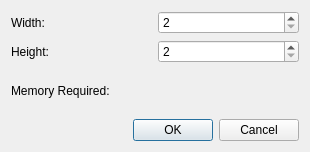
<?xml version="1.0" encoding="UTF-8"?>
<ui version="4.0">
 <class>NewDialog</class>
 <widget class="QDialog" name="NewDialog">
  <property name="geometry">
   <rect>
    <x>0</x>
    <y>0</y>
    <width>310</width>
    <height>152</height>
   </rect>
  </property>
  <property name="windowTitle">
   <string>New Maze</string>
  </property>
  <layout class="QGridLayout" name="gridLayout_2">
   <item row="0" column="0">
    <layout class="QVBoxLayout" name="verticalLayout">
     <item>
      <layout class="QGridLayout" name="gridLayout">
       <item row="1" column="0">
        <widget class="QLabel" name="label_2">
         <property name="text">
          <string>Height:</string>
         </property>
        </widget>
       </item>
       <item row="0" column="1">
        <widget class="QSpinBox" name="spinBoxWidth">
         <property name="minimum">
          <number>2</number>
         </property>
         <property name="maximum">
          <number>32768</number>
         </property>
        </widget>
       </item>
       <item row="1" column="1">
        <widget class="QSpinBox" name="spinBoxHeight">
         <property name="minimum">
          <number>2</number>
         </property>
         <property name="maximum">
          <number>32768</number>
         </property>
        </widget>
       </item>
       <item row="0" column="0">
        <widget class="QLabel" name="label">
         <property name="text">
          <string>Width:</string>
         </property>
        </widget>
       </item>
       <item row="2" column="1">
        <widget class="QLabel" name="labelMemory">
         <property name="text">
          <string/>
         </property>
        </widget>
       </item>
       <item row="2" column="0">
        <widget class="QLabel" name="label_3">
         <property name="text">
          <string>Memory Required:</string>
         </property>
        </widget>
       </item>
      </layout>
     </item>
     <item>
      <widget class="QDialogButtonBox" name="buttonBox">
       <property name="orientation">
        <enum>Qt::Horizontal</enum>
       </property>
       <property name="standardButtons">
        <set>QDialogButtonBox::Cancel|QDialogButtonBox::Ok</set>
       </property>
      </widget>
     </item>
    </layout>
   </item>
  </layout>
 </widget>
 <resources/>
 <connections>
  <connection>
   <sender>buttonBox</sender>
   <signal>accepted()</signal>
   <receiver>NewDialog</receiver>
   <slot>accept()</slot>
   <hints>
    <hint type="sourcelabel">
     <x>248</x>
     <y>254</y>
    </hint>
    <hint type="destinationlabel">
     <x>157</x>
     <y>274</y>
    </hint>
   </hints>
  </connection>
  <connection>
   <sender>buttonBox</sender>
   <signal>rejected()</signal>
   <receiver>NewDialog</receiver>
   <slot>reject()</slot>
   <hints>
    <hint type="sourcelabel">
     <x>316</x>
     <y>260</y>
    </hint>
    <hint type="destinationlabel">
     <x>286</x>
     <y>274</y>
    </hint>
   </hints>
  </connection>
 </connections>
</ui>
